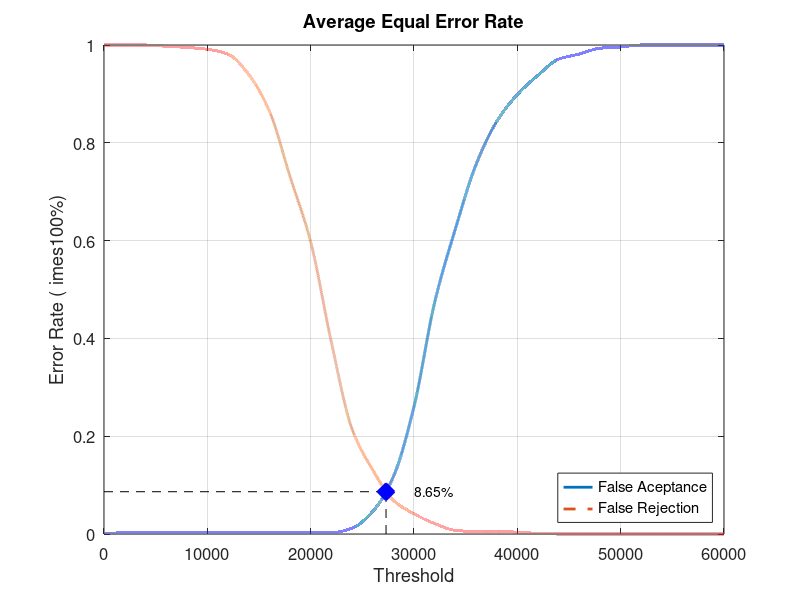
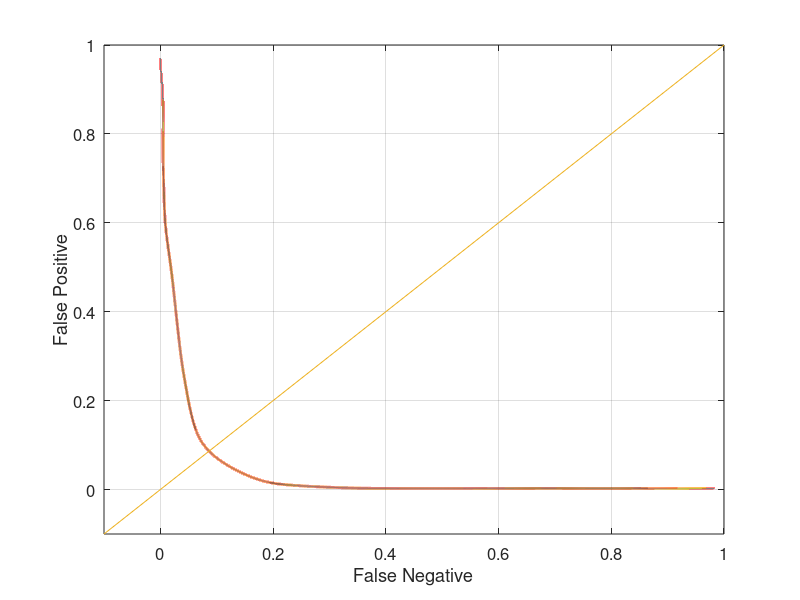

Recreate these plots in MATLAB, in order.
close all;
clear;
clc;
x = 0:2000:60000;
xq = 0:0.5:60000;

y0 = [0 0.00263158 0.00263158 0.00263158 0.00263158 0.00263158 0.00263158 0.00263158 0.00263158 0.00263158 0.00263158 0.00263158 0.0118421 0.0460526 0.117105 0.260526 0.473684 0.623684 0.755263 0.843421 0.898684 0.938158 0.971053 0.981579 0.993421 0.996053 1 1 1 1 1]
yy0 = interp1(x, y0, xq, 'pchip');
y1 = [1 1 1 0.9975 0.995 0.99125 0.98125 0.94 0.865 0.73125 0.5975 0.3925 0.215 0.13125 0.06875 0.04125 0.02125 0.0075 0.005 0.005 0.00375 0.00125 0 0 0 0 0 0 0 0 0]
yy1 = interp1(x, y1, xq, 'pchip');

% Calculating EER: 
y2 = abs(y0 - y1);
find(y2 == min(y2))
yy2 = abs(yy0 - yy1);
xEER = find(yy2 == min(yy2));
xEERIndex = xq(xEER) % X-axis EER
yEER = yy0(xEER) % Y-axis EER

main = figure
plot(xq, yy0,'-','LineWidth', 2);	hold on
plot(xq, yy1,'--','LineWidth', 2);	hold on
plot([xEERIndex xEERIndex], [0 yEER], 'k--');	hold on
plot([0 xEERIndex], [yEER yEER], 'k--');	hold on
plot(xEERIndex, yEER, 'bx', 'LineWidth', 10);	hold on
text(xEERIndex + 10 * xEERIndex / 100, yEER, [num2str(round((10000 * yEER)) / 100) '%'])
legend('False Aceptance', 'False Rejection', 'Location', 'SouthEast')
xlabel('Threshold')
ylabel('Error Rate (	imes100%)')
title('Average Equal Error Rate')
set(gca, 'FontSize', 12)
axis([0 60000 0 1])
grid on

print(main, 'Experiment5AverageMain', '-dpng');
FNRxFPR = figure('Color', [1 1 1]);
plot(yy1, yy0, '-', yy1, yy0, 'LineWidth', 2);
hold on
y = -0.1:0.1:1
plot(y, y); 
set(gca, 'FontSize', 12)
xlabel('False Negative')
ylabel('False Positive')
axis([-0.1 1 -0.1 1])
set(gca, 'FontSize', 12)
grid on

print(FNRxFPR, 'Experiment5AverageFNRxFPR','-dpng');
